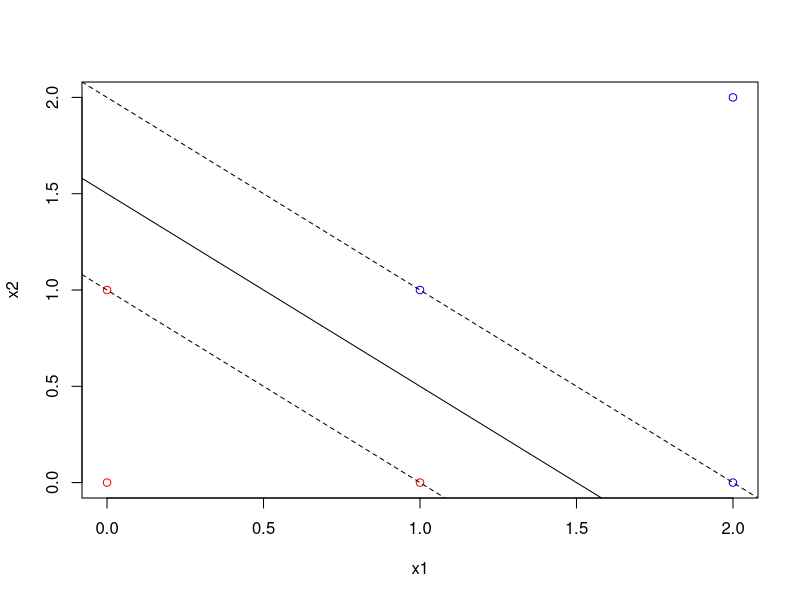

Generate this figure with R:
# Problem 3

x1 <- c(1,2,2,0,1,0)
x2 <- c(1,2,0,0,0,1)
class <- c('blue', 'blue', 'blue', 'red','red','red')

# (a) Plot these six training points. Are the classes f+; 􀀀g linearly separable?
plot(x1, x2 , col = class)

# Yes both class are linearly seperable

# (b) Construct the weight vector of the maximum margin hyperplane by inspection and identify the support vectors.
# p1 ( 0, 1.5) p2 -> (1.5, 0)
# y = -x + b => b = y + x = 1.5 => x1 + x2 - 1.5 =0 
slope = (1.5-0)/(0-1.5)
intercept = 1.5

abline(intercept,slope)

# drawing margin
slope2 = -1 
intercept2 = 1
abline(intercept2, slope2, lty=2)

intercept3 = 2
abline(intercept3, slope2, lty=2)

#Weight vector
# equation of line is x1 + x2 - 1.5 =0  , weight vector w (1,1)

# (c) If you remove one of the support vectors does the size of the optimal margin decrease, stay the same, or increase? Explain.

# there will not be any effect if we remove one of the support vector as the closest point 
#which will give us the maximum margin plain will remain same.
# whereas, removing more than one point can effect size of optimal margin.